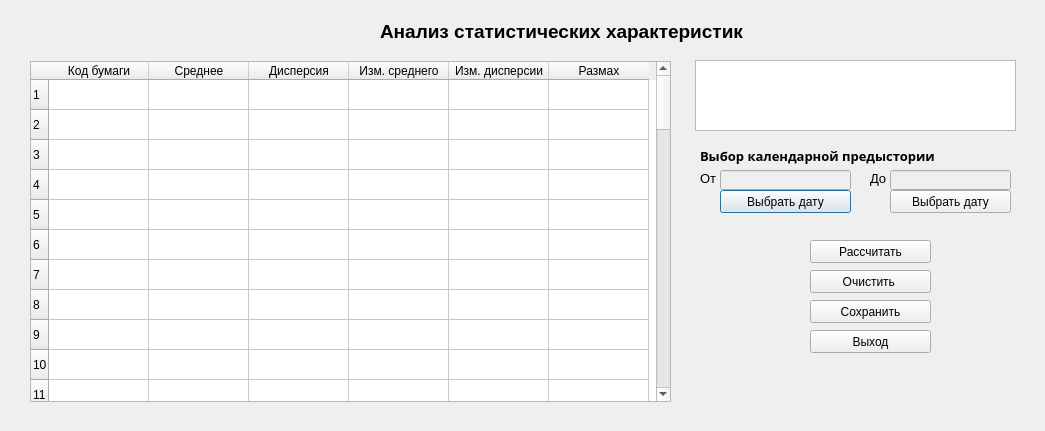
<?xml version="1.0" encoding="UTF-8"?>
<ui version="4.0">
 <class>AnalysisDialog</class>
 <widget class="QDialog" name="AnalysisDialog">
  <property name="geometry">
   <rect>
    <x>0</x>
    <y>0</y>
    <width>1045</width>
    <height>431</height>
   </rect>
  </property>
  <property name="windowTitle">
   <string>Анализ статистических характеристик</string>
  </property>
  <property name="windowIcon">
   <iconset>
    <normaloff>image/dollar.png</normaloff>image/dollar.png</iconset>
  </property>
  <widget class="QLabel" name="label">
   <property name="geometry">
    <rect>
     <x>380</x>
     <y>20</y>
     <width>391</width>
     <height>23</height>
    </rect>
   </property>
   <property name="font">
    <font>
     <family>MS Shell Dlg 2</family>
     <pointsize>14</pointsize>
     <weight>75</weight>
     <italic>false</italic>
     <bold>true</bold>
    </font>
   </property>
   <property name="text">
    <string>Анализ статистических характеристик</string>
   </property>
  </widget>
  <widget class="QPushButton" name="date_button_from">
   <property name="geometry">
    <rect>
     <x>720</x>
     <y>190</y>
     <width>131</width>
     <height>23</height>
    </rect>
   </property>
   <property name="text">
    <string>Выбрать дату</string>
   </property>
  </widget>
  <widget class="QPushButton" name="date_button_to">
   <property name="geometry">
    <rect>
     <x>890</x>
     <y>190</y>
     <width>121</width>
     <height>23</height>
    </rect>
   </property>
   <property name="text">
    <string>Выбрать дату</string>
   </property>
  </widget>
  <widget class="QLineEdit" name="line_date_start">
   <property name="enabled">
    <bool>false</bool>
   </property>
   <property name="geometry">
    <rect>
     <x>720</x>
     <y>170</y>
     <width>131</width>
     <height>20</height>
    </rect>
   </property>
  </widget>
  <widget class="QLineEdit" name="line_date_end">
   <property name="enabled">
    <bool>false</bool>
   </property>
   <property name="geometry">
    <rect>
     <x>890</x>
     <y>170</y>
     <width>121</width>
     <height>20</height>
    </rect>
   </property>
  </widget>
  <widget class="QPushButton" name="calc_button">
   <property name="geometry">
    <rect>
     <x>810</x>
     <y>240</y>
     <width>121</width>
     <height>23</height>
    </rect>
   </property>
   <property name="text">
    <string>Рассчитать</string>
   </property>
  </widget>
  <widget class="QLabel" name="label_2">
   <property name="geometry">
    <rect>
     <x>700</x>
     <y>170</y>
     <width>21</width>
     <height>16</height>
    </rect>
   </property>
   <property name="font">
    <font>
     <pointsize>10</pointsize>
    </font>
   </property>
   <property name="text">
    <string>От</string>
   </property>
  </widget>
  <widget class="QLabel" name="label_3">
   <property name="geometry">
    <rect>
     <x>870</x>
     <y>170</y>
     <width>21</width>
     <height>16</height>
    </rect>
   </property>
   <property name="font">
    <font>
     <pointsize>10</pointsize>
    </font>
   </property>
   <property name="text">
    <string>До</string>
   </property>
  </widget>
  <widget class="QTableWidget" name="tableWidget">
   <property name="geometry">
    <rect>
     <x>30</x>
     <y>61</y>
     <width>641</width>
     <height>341</height>
    </rect>
   </property>
   <row>
    <property name="text">
     <string>1</string>
    </property>
   </row>
   <row>
    <property name="text">
     <string>2</string>
    </property>
   </row>
   <row>
    <property name="text">
     <string>3</string>
    </property>
   </row>
   <row>
    <property name="text">
     <string>4</string>
    </property>
   </row>
   <row>
    <property name="text">
     <string>5</string>
    </property>
   </row>
   <row>
    <property name="text">
     <string>6</string>
    </property>
   </row>
   <row>
    <property name="text">
     <string>7</string>
    </property>
   </row>
   <row>
    <property name="text">
     <string>8</string>
    </property>
   </row>
   <row>
    <property name="text">
     <string>9</string>
    </property>
   </row>
   <row>
    <property name="text">
     <string>10</string>
    </property>
   </row>
   <row>
    <property name="text">
     <string>11</string>
    </property>
   </row>
   <row>
    <property name="text">
     <string>12</string>
    </property>
   </row>
   <row>
    <property name="text">
     <string>13</string>
    </property>
   </row>
   <row>
    <property name="text">
     <string>14</string>
    </property>
   </row>
   <row>
    <property name="text">
     <string>15</string>
    </property>
   </row>
   <row>
    <property name="text">
     <string>16</string>
    </property>
   </row>
   <row>
    <property name="text">
     <string>17</string>
    </property>
   </row>
   <row>
    <property name="text">
     <string>18</string>
    </property>
   </row>
   <row>
    <property name="text">
     <string>19</string>
    </property>
   </row>
   <row>
    <property name="text">
     <string>20</string>
    </property>
   </row>
   <row>
    <property name="text">
     <string>21</string>
    </property>
   </row>
   <row>
    <property name="text">
     <string>22</string>
    </property>
   </row>
   <row>
    <property name="text">
     <string>23</string>
    </property>
   </row>
   <row>
    <property name="text">
     <string>24</string>
    </property>
   </row>
   <row>
    <property name="text">
     <string>25</string>
    </property>
   </row>
   <row>
    <property name="text">
     <string>26</string>
    </property>
   </row>
   <row>
    <property name="text">
     <string>27</string>
    </property>
   </row>
   <row>
    <property name="text">
     <string>28</string>
    </property>
   </row>
   <row>
    <property name="text">
     <string>29</string>
    </property>
   </row>
   <row>
    <property name="text">
     <string>30</string>
    </property>
   </row>
   <row>
    <property name="text">
     <string>31</string>
    </property>
   </row>
   <row>
    <property name="text">
     <string>32</string>
    </property>
   </row>
   <row>
    <property name="text">
     <string>33</string>
    </property>
   </row>
   <row>
    <property name="text">
     <string>34</string>
    </property>
   </row>
   <row>
    <property name="text">
     <string>35</string>
    </property>
   </row>
   <row>
    <property name="text">
     <string>36</string>
    </property>
   </row>
   <row>
    <property name="text">
     <string>37</string>
    </property>
   </row>
   <row>
    <property name="text">
     <string>38</string>
    </property>
   </row>
   <row>
    <property name="text">
     <string>39</string>
    </property>
   </row>
   <row>
    <property name="text">
     <string>40</string>
    </property>
   </row>
   <row>
    <property name="text">
     <string>41</string>
    </property>
   </row>
   <row>
    <property name="text">
     <string>42</string>
    </property>
   </row>
   <row>
    <property name="text">
     <string>43</string>
    </property>
   </row>
   <row>
    <property name="text">
     <string>44</string>
    </property>
   </row>
   <row>
    <property name="text">
     <string>45</string>
    </property>
   </row>
   <row>
    <property name="text">
     <string>46</string>
    </property>
   </row>
   <row>
    <property name="text">
     <string>47</string>
    </property>
   </row>
   <row>
    <property name="text">
     <string>48</string>
    </property>
   </row>
   <row>
    <property name="text">
     <string>50</string>
    </property>
   </row>
   <row>
    <property name="text">
     <string>51</string>
    </property>
   </row>
   <row>
    <property name="text">
     <string>52</string>
    </property>
   </row>
   <row>
    <property name="text">
     <string>53</string>
    </property>
   </row>
   <row>
    <property name="text">
     <string>54</string>
    </property>
   </row>
   <row>
    <property name="text">
     <string>55</string>
    </property>
   </row>
   <row>
    <property name="text">
     <string>56</string>
    </property>
   </row>
   <row>
    <property name="text">
     <string>57</string>
    </property>
   </row>
   <row>
    <property name="text">
     <string>58</string>
    </property>
   </row>
   <row>
    <property name="text">
     <string>60</string>
    </property>
   </row>
   <column>
    <property name="text">
     <string>Код бумаги</string>
    </property>
   </column>
   <column>
    <property name="text">
     <string>Среднее</string>
    </property>
   </column>
   <column>
    <property name="text">
     <string>Дисперсия</string>
    </property>
   </column>
   <column>
    <property name="text">
     <string>Изм. среднего</string>
    </property>
   </column>
   <column>
    <property name="text">
     <string>Изм. дисперсии</string>
    </property>
   </column>
   <column>
    <property name="text">
     <string>Размах</string>
    </property>
   </column>
   <item row="0" column="0">
    <property name="text">
     <string/>
    </property>
   </item>
   <item row="0" column="1">
    <property name="text">
     <string/>
    </property>
   </item>
   <item row="0" column="2">
    <property name="text">
     <string/>
    </property>
   </item>
   <item row="0" column="3">
    <property name="text">
     <string/>
    </property>
   </item>
   <item row="0" column="4">
    <property name="text">
     <string/>
    </property>
   </item>
   <item row="0" column="5">
    <property name="text">
     <string/>
    </property>
   </item>
   <item row="1" column="0">
    <property name="text">
     <string/>
    </property>
   </item>
   <item row="1" column="1">
    <property name="text">
     <string/>
    </property>
   </item>
   <item row="1" column="2">
    <property name="text">
     <string/>
    </property>
   </item>
   <item row="1" column="3">
    <property name="text">
     <string/>
    </property>
   </item>
   <item row="1" column="4">
    <property name="text">
     <string/>
    </property>
   </item>
   <item row="1" column="5">
    <property name="text">
     <string/>
    </property>
   </item>
   <item row="2" column="0">
    <property name="text">
     <string/>
    </property>
   </item>
   <item row="2" column="1">
    <property name="text">
     <string/>
    </property>
   </item>
   <item row="2" column="2">
    <property name="text">
     <string/>
    </property>
   </item>
   <item row="2" column="3">
    <property name="text">
     <string/>
    </property>
   </item>
   <item row="2" column="4">
    <property name="text">
     <string/>
    </property>
   </item>
   <item row="2" column="5">
    <property name="text">
     <string/>
    </property>
   </item>
   <item row="3" column="0">
    <property name="text">
     <string/>
    </property>
   </item>
   <item row="3" column="1">
    <property name="text">
     <string/>
    </property>
   </item>
   <item row="3" column="2">
    <property name="text">
     <string/>
    </property>
   </item>
   <item row="3" column="3">
    <property name="text">
     <string/>
    </property>
   </item>
   <item row="3" column="4">
    <property name="text">
     <string/>
    </property>
   </item>
   <item row="3" column="5">
    <property name="text">
     <string/>
    </property>
   </item>
   <item row="4" column="0">
    <property name="text">
     <string/>
    </property>
   </item>
   <item row="4" column="1">
    <property name="text">
     <string/>
    </property>
   </item>
   <item row="4" column="2">
    <property name="text">
     <string/>
    </property>
   </item>
   <item row="4" column="3">
    <property name="text">
     <string/>
    </property>
   </item>
   <item row="4" column="4">
    <property name="text">
     <string/>
    </property>
   </item>
   <item row="4" column="5">
    <property name="text">
     <string/>
    </property>
   </item>
   <item row="5" column="0">
    <property name="text">
     <string/>
    </property>
   </item>
   <item row="5" column="1">
    <property name="text">
     <string/>
    </property>
   </item>
   <item row="5" column="2">
    <property name="text">
     <string/>
    </property>
   </item>
   <item row="5" column="3">
    <property name="text">
     <string/>
    </property>
   </item>
   <item row="5" column="4">
    <property name="text">
     <string/>
    </property>
   </item>
   <item row="5" column="5">
    <property name="text">
     <string/>
    </property>
   </item>
   <item row="6" column="0">
    <property name="text">
     <string/>
    </property>
   </item>
   <item row="6" column="1">
    <property name="text">
     <string/>
    </property>
   </item>
   <item row="6" column="2">
    <property name="text">
     <string/>
    </property>
   </item>
   <item row="6" column="3">
    <property name="text">
     <string/>
    </property>
   </item>
   <item row="6" column="4">
    <property name="text">
     <string/>
    </property>
   </item>
   <item row="6" column="5">
    <property name="text">
     <string/>
    </property>
   </item>
   <item row="7" column="0">
    <property name="text">
     <string/>
    </property>
   </item>
   <item row="7" column="1">
    <property name="text">
     <string/>
    </property>
   </item>
   <item row="7" column="2">
    <property name="text">
     <string/>
    </property>
   </item>
   <item row="7" column="3">
    <property name="text">
     <string/>
    </property>
   </item>
   <item row="7" column="4">
    <property name="text">
     <string/>
    </property>
   </item>
   <item row="7" column="5">
    <property name="text">
     <string/>
    </property>
   </item>
   <item row="8" column="0">
    <property name="text">
     <string/>
    </property>
   </item>
   <item row="8" column="1">
    <property name="text">
     <string/>
    </property>
   </item>
   <item row="8" column="2">
    <property name="text">
     <string/>
    </property>
   </item>
   <item row="8" column="3">
    <property name="text">
     <string/>
    </property>
   </item>
   <item row="8" column="4">
    <property name="text">
     <string/>
    </property>
   </item>
   <item row="8" column="5">
    <property name="text">
     <string/>
    </property>
   </item>
   <item row="9" column="0">
    <property name="text">
     <string/>
    </property>
   </item>
   <item row="9" column="1">
    <property name="text">
     <string/>
    </property>
   </item>
   <item row="9" column="2">
    <property name="text">
     <string/>
    </property>
   </item>
   <item row="9" column="3">
    <property name="text">
     <string/>
    </property>
   </item>
   <item row="9" column="4">
    <property name="text">
     <string/>
    </property>
   </item>
   <item row="9" column="5">
    <property name="text">
     <string/>
    </property>
   </item>
   <item row="10" column="0">
    <property name="text">
     <string/>
    </property>
   </item>
   <item row="10" column="1">
    <property name="text">
     <string/>
    </property>
   </item>
   <item row="10" column="2">
    <property name="text">
     <string/>
    </property>
   </item>
   <item row="10" column="3">
    <property name="text">
     <string/>
    </property>
   </item>
   <item row="10" column="4">
    <property name="text">
     <string/>
    </property>
   </item>
   <item row="10" column="5">
    <property name="text">
     <string/>
    </property>
   </item>
   <item row="11" column="0">
    <property name="text">
     <string/>
    </property>
   </item>
   <item row="11" column="1">
    <property name="text">
     <string/>
    </property>
   </item>
   <item row="11" column="2">
    <property name="text">
     <string/>
    </property>
   </item>
   <item row="11" column="3">
    <property name="text">
     <string/>
    </property>
   </item>
   <item row="11" column="4">
    <property name="text">
     <string/>
    </property>
   </item>
   <item row="11" column="5">
    <property name="text">
     <string/>
    </property>
   </item>
   <item row="12" column="0">
    <property name="text">
     <string/>
    </property>
   </item>
   <item row="12" column="1">
    <property name="text">
     <string/>
    </property>
   </item>
   <item row="12" column="2">
    <property name="text">
     <string/>
    </property>
   </item>
   <item row="12" column="3">
    <property name="text">
     <string/>
    </property>
   </item>
   <item row="12" column="4">
    <property name="text">
     <string/>
    </property>
   </item>
   <item row="12" column="5">
    <property name="text">
     <string/>
    </property>
   </item>
   <item row="13" column="0">
    <property name="text">
     <string/>
    </property>
   </item>
   <item row="13" column="1">
    <property name="text">
     <string/>
    </property>
   </item>
   <item row="13" column="2">
    <property name="text">
     <string/>
    </property>
   </item>
   <item row="13" column="3">
    <property name="text">
     <string/>
    </property>
   </item>
   <item row="13" column="4">
    <property name="text">
     <string/>
    </property>
   </item>
   <item row="13" column="5">
    <property name="text">
     <string/>
    </property>
   </item>
   <item row="14" column="0">
    <property name="text">
     <string/>
    </property>
   </item>
   <item row="14" column="1">
    <property name="text">
     <string/>
    </property>
   </item>
   <item row="14" column="2">
    <property name="text">
     <string/>
    </property>
   </item>
   <item row="14" column="3">
    <property name="text">
     <string/>
    </property>
   </item>
   <item row="14" column="4">
    <property name="text">
     <string/>
    </property>
   </item>
   <item row="14" column="5">
    <property name="text">
     <string/>
    </property>
   </item>
   <item row="15" column="0">
    <property name="text">
     <string/>
    </property>
   </item>
   <item row="15" column="1">
    <property name="text">
     <string/>
    </property>
   </item>
   <item row="15" column="2">
    <property name="text">
     <string/>
    </property>
   </item>
   <item row="15" column="3">
    <property name="text">
     <string/>
    </property>
   </item>
   <item row="15" column="4">
    <property name="text">
     <string/>
    </property>
   </item>
   <item row="15" column="5">
    <property name="text">
     <string/>
    </property>
   </item>
   <item row="16" column="0">
    <property name="text">
     <string/>
    </property>
   </item>
   <item row="16" column="1">
    <property name="text">
     <string/>
    </property>
   </item>
   <item row="16" column="2">
    <property name="text">
     <string/>
    </property>
   </item>
   <item row="16" column="3">
    <property name="text">
     <string/>
    </property>
   </item>
   <item row="16" column="4">
    <property name="text">
     <string/>
    </property>
   </item>
   <item row="16" column="5">
    <property name="text">
     <string/>
    </property>
   </item>
   <item row="17" column="0">
    <property name="text">
     <string/>
    </property>
   </item>
   <item row="17" column="1">
    <property name="text">
     <string/>
    </property>
   </item>
   <item row="17" column="2">
    <property name="text">
     <string/>
    </property>
   </item>
   <item row="17" column="3">
    <property name="text">
     <string/>
    </property>
   </item>
   <item row="17" column="4">
    <property name="text">
     <string/>
    </property>
   </item>
   <item row="17" column="5">
    <property name="text">
     <string/>
    </property>
   </item>
   <item row="18" column="0">
    <property name="text">
     <string/>
    </property>
   </item>
   <item row="18" column="1">
    <property name="text">
     <string/>
    </property>
   </item>
   <item row="18" column="2">
    <property name="text">
     <string/>
    </property>
   </item>
   <item row="18" column="3">
    <property name="text">
     <string/>
    </property>
   </item>
   <item row="18" column="4">
    <property name="text">
     <string/>
    </property>
   </item>
   <item row="18" column="5">
    <property name="text">
     <string/>
    </property>
   </item>
   <item row="19" column="0">
    <property name="text">
     <string/>
    </property>
   </item>
   <item row="19" column="1">
    <property name="text">
     <string/>
    </property>
   </item>
   <item row="19" column="2">
    <property name="text">
     <string/>
    </property>
   </item>
   <item row="19" column="3">
    <property name="text">
     <string/>
    </property>
   </item>
   <item row="19" column="4">
    <property name="text">
     <string/>
    </property>
   </item>
   <item row="19" column="5">
    <property name="text">
     <string/>
    </property>
   </item>
   <item row="20" column="0">
    <property name="text">
     <string/>
    </property>
   </item>
   <item row="20" column="1">
    <property name="text">
     <string/>
    </property>
   </item>
   <item row="20" column="2">
    <property name="text">
     <string/>
    </property>
   </item>
   <item row="20" column="3">
    <property name="text">
     <string/>
    </property>
   </item>
   <item row="20" column="4">
    <property name="text">
     <string/>
    </property>
   </item>
   <item row="20" column="5">
    <property name="text">
     <string/>
    </property>
   </item>
   <item row="21" column="0">
    <property name="text">
     <string/>
    </property>
   </item>
   <item row="21" column="1">
    <property name="text">
     <string/>
    </property>
   </item>
   <item row="21" column="2">
    <property name="text">
     <string/>
    </property>
   </item>
   <item row="21" column="3">
    <property name="text">
     <string/>
    </property>
   </item>
   <item row="21" column="4">
    <property name="text">
     <string/>
    </property>
   </item>
   <item row="21" column="5">
    <property name="text">
     <string/>
    </property>
   </item>
   <item row="22" column="0">
    <property name="text">
     <string/>
    </property>
   </item>
   <item row="22" column="1">
    <property name="text">
     <string/>
    </property>
   </item>
   <item row="22" column="2">
    <property name="text">
     <string/>
    </property>
   </item>
   <item row="22" column="3">
    <property name="text">
     <string/>
    </property>
   </item>
   <item row="22" column="4">
    <property name="text">
     <string/>
    </property>
   </item>
   <item row="22" column="5">
    <property name="text">
     <string/>
    </property>
   </item>
   <item row="23" column="0">
    <property name="text">
     <string/>
    </property>
   </item>
   <item row="23" column="1">
    <property name="text">
     <string/>
    </property>
   </item>
   <item row="23" column="2">
    <property name="text">
     <string/>
    </property>
   </item>
   <item row="23" column="3">
    <property name="text">
     <string/>
    </property>
   </item>
   <item row="23" column="4">
    <property name="text">
     <string/>
    </property>
   </item>
   <item row="23" column="5">
    <property name="text">
     <string/>
    </property>
   </item>
   <item row="24" column="0">
    <property name="text">
     <string/>
    </property>
   </item>
   <item row="24" column="1">
    <property name="text">
     <string/>
    </property>
   </item>
   <item row="24" column="2">
    <property name="text">
     <string/>
    </property>
   </item>
   <item row="24" column="3">
    <property name="text">
     <string/>
    </property>
   </item>
   <item row="24" column="4">
    <property name="text">
     <string/>
    </property>
   </item>
   <item row="24" column="5">
    <property name="text">
     <string/>
    </property>
   </item>
   <item row="25" column="0">
    <property name="text">
     <string/>
    </property>
   </item>
   <item row="25" column="1">
    <property name="text">
     <string/>
    </property>
   </item>
   <item row="25" column="2">
    <property name="text">
     <string/>
    </property>
   </item>
   <item row="25" column="3">
    <property name="text">
     <string/>
    </property>
   </item>
   <item row="25" column="4">
    <property name="text">
     <string/>
    </property>
   </item>
   <item row="25" column="5">
    <property name="text">
     <string/>
    </property>
   </item>
   <item row="26" column="0">
    <property name="text">
     <string/>
    </property>
   </item>
   <item row="26" column="1">
    <property name="text">
     <string/>
    </property>
   </item>
   <item row="26" column="2">
    <property name="text">
     <string/>
    </property>
   </item>
   <item row="26" column="3">
    <property name="text">
     <string/>
    </property>
   </item>
   <item row="26" column="4">
    <property name="text">
     <string/>
    </property>
   </item>
   <item row="26" column="5">
    <property name="text">
     <string/>
    </property>
   </item>
   <item row="27" column="0">
    <property name="text">
     <string/>
    </property>
   </item>
   <item row="27" column="1">
    <property name="text">
     <string/>
    </property>
   </item>
   <item row="27" column="2">
    <property name="text">
     <string/>
    </property>
   </item>
   <item row="27" column="3">
    <property name="text">
     <string/>
    </property>
   </item>
   <item row="27" column="4">
    <property name="text">
     <string/>
    </property>
   </item>
   <item row="27" column="5">
    <property name="text">
     <string/>
    </property>
   </item>
   <item row="28" column="0">
    <property name="text">
     <string/>
    </property>
   </item>
   <item row="28" column="1">
    <property name="text">
     <string/>
    </property>
   </item>
   <item row="28" column="2">
    <property name="text">
     <string/>
    </property>
   </item>
   <item row="28" column="3">
    <property name="text">
     <string/>
    </property>
   </item>
   <item row="28" column="4">
    <property name="text">
     <string/>
    </property>
   </item>
   <item row="28" column="5">
    <property name="text">
     <string/>
    </property>
   </item>
   <item row="29" column="0">
    <property name="text">
     <string/>
    </property>
   </item>
   <item row="29" column="1">
    <property name="text">
     <string/>
    </property>
   </item>
   <item row="29" column="2">
    <property name="text">
     <string/>
    </property>
   </item>
   <item row="29" column="3">
    <property name="text">
     <string/>
    </property>
   </item>
   <item row="29" column="4">
    <property name="text">
     <string/>
    </property>
   </item>
   <item row="29" column="5">
    <property name="text">
     <string/>
    </property>
   </item>
   <item row="30" column="0">
    <property name="text">
     <string/>
    </property>
   </item>
   <item row="30" column="1">
    <property name="text">
     <string/>
    </property>
   </item>
   <item row="30" column="2">
    <property name="text">
     <string/>
    </property>
   </item>
   <item row="30" column="3">
    <property name="text">
     <string/>
    </property>
   </item>
   <item row="30" column="4">
    <property name="text">
     <string/>
    </property>
   </item>
   <item row="30" column="5">
    <property name="text">
     <string/>
    </property>
   </item>
   <item row="31" column="0">
    <property name="text">
     <string/>
    </property>
   </item>
   <item row="31" column="1">
    <property name="text">
     <string/>
    </property>
   </item>
   <item row="31" column="2">
    <property name="text">
     <string/>
    </property>
   </item>
   <item row="31" column="3">
    <property name="text">
     <string/>
    </property>
   </item>
   <item row="31" column="4">
    <property name="text">
     <string/>
    </property>
   </item>
   <item row="31" column="5">
    <property name="text">
     <string/>
    </property>
   </item>
   <item row="32" column="0">
    <property name="text">
     <string/>
    </property>
   </item>
   <item row="32" column="1">
    <property name="text">
     <string/>
    </property>
   </item>
   <item row="32" column="2">
    <property name="text">
     <string/>
    </property>
   </item>
   <item row="32" column="3">
    <property name="text">
     <string/>
    </property>
   </item>
   <item row="32" column="4">
    <property name="text">
     <string/>
    </property>
   </item>
   <item row="32" column="5">
    <property name="text">
     <string/>
    </property>
   </item>
   <item row="33" column="0">
    <property name="text">
     <string/>
    </property>
   </item>
   <item row="33" column="1">
    <property name="text">
     <string/>
    </property>
   </item>
   <item row="33" column="2">
    <property name="text">
     <string/>
    </property>
   </item>
   <item row="33" column="3">
    <property name="text">
     <string/>
    </property>
   </item>
   <item row="33" column="4">
    <property name="text">
     <string/>
    </property>
   </item>
   <item row="33" column="5">
    <property name="text">
     <string/>
    </property>
   </item>
   <item row="34" column="0">
    <property name="text">
     <string/>
    </property>
   </item>
   <item row="34" column="1">
    <property name="text">
     <string/>
    </property>
   </item>
   <item row="34" column="2">
    <property name="text">
     <string/>
    </property>
   </item>
   <item row="34" column="3">
    <property name="text">
     <string/>
    </property>
   </item>
   <item row="34" column="4">
    <property name="text">
     <string/>
    </property>
   </item>
   <item row="34" column="5">
    <property name="text">
     <string/>
    </property>
   </item>
   <item row="35" column="0">
    <property name="text">
     <string/>
    </property>
   </item>
   <item row="35" column="1">
    <property name="text">
     <string/>
    </property>
   </item>
   <item row="35" column="2">
    <property name="text">
     <string/>
    </property>
   </item>
   <item row="35" column="3">
    <property name="text">
     <string/>
    </property>
   </item>
   <item row="35" column="4">
    <property name="text">
     <string/>
    </property>
   </item>
   <item row="35" column="5">
    <property name="text">
     <string/>
    </property>
   </item>
   <item row="36" column="0">
    <property name="text">
     <string/>
    </property>
   </item>
   <item row="36" column="1">
    <property name="text">
     <string/>
    </property>
   </item>
   <item row="36" column="2">
    <property name="text">
     <string/>
    </property>
   </item>
   <item row="36" column="3">
    <property name="text">
     <string/>
    </property>
   </item>
   <item row="36" column="4">
    <property name="text">
     <string/>
    </property>
   </item>
   <item row="36" column="5">
    <property name="text">
     <string/>
    </property>
   </item>
   <item row="37" column="0">
    <property name="text">
     <string/>
    </property>
   </item>
   <item row="37" column="1">
    <property name="text">
     <string/>
    </property>
   </item>
   <item row="37" column="2">
    <property name="text">
     <string/>
    </property>
   </item>
   <item row="37" column="3">
    <property name="text">
     <string/>
    </property>
   </item>
   <item row="37" column="4">
    <property name="text">
     <string/>
    </property>
   </item>
   <item row="37" column="5">
    <property name="text">
     <string/>
    </property>
   </item>
   <item row="38" column="0">
    <property name="text">
     <string/>
    </property>
   </item>
   <item row="38" column="1">
    <property name="text">
     <string/>
    </property>
   </item>
   <item row="38" column="2">
    <property name="text">
     <string/>
    </property>
   </item>
   <item row="38" column="3">
    <property name="text">
     <string/>
    </property>
   </item>
   <item row="38" column="4">
    <property name="text">
     <string/>
    </property>
   </item>
   <item row="38" column="5">
    <property name="text">
     <string/>
    </property>
   </item>
   <item row="39" column="0">
    <property name="text">
     <string/>
    </property>
   </item>
   <item row="39" column="1">
    <property name="text">
     <string/>
    </property>
   </item>
   <item row="39" column="2">
    <property name="text">
     <string/>
    </property>
   </item>
   <item row="39" column="3">
    <property name="text">
     <string/>
    </property>
   </item>
   <item row="39" column="4">
    <property name="text">
     <string/>
    </property>
   </item>
   <item row="39" column="5">
    <property name="text">
     <string/>
    </property>
   </item>
   <item row="40" column="0">
    <property name="text">
     <string/>
    </property>
   </item>
   <item row="40" column="1">
    <property name="text">
     <string/>
    </property>
   </item>
   <item row="40" column="2">
    <property name="text">
     <string/>
    </property>
   </item>
   <item row="40" column="3">
    <property name="text">
     <string/>
    </property>
   </item>
   <item row="40" column="4">
    <property name="text">
     <string/>
    </property>
   </item>
   <item row="40" column="5">
    <property name="text">
     <string/>
    </property>
   </item>
   <item row="41" column="0">
    <property name="text">
     <string/>
    </property>
   </item>
   <item row="41" column="1">
    <property name="text">
     <string/>
    </property>
   </item>
   <item row="41" column="2">
    <property name="text">
     <string/>
    </property>
   </item>
   <item row="41" column="3">
    <property name="text">
     <string/>
    </property>
   </item>
   <item row="41" column="4">
    <property name="text">
     <string/>
    </property>
   </item>
   <item row="41" column="5">
    <property name="text">
     <string/>
    </property>
   </item>
   <item row="42" column="0">
    <property name="text">
     <string/>
    </property>
   </item>
   <item row="42" column="1">
    <property name="text">
     <string/>
    </property>
   </item>
   <item row="42" column="2">
    <property name="text">
     <string/>
    </property>
   </item>
   <item row="42" column="3">
    <property name="text">
     <string/>
    </property>
   </item>
   <item row="42" column="4">
    <property name="text">
     <string/>
    </property>
   </item>
   <item row="42" column="5">
    <property name="text">
     <string/>
    </property>
   </item>
   <item row="43" column="0">
    <property name="text">
     <string/>
    </property>
   </item>
   <item row="43" column="1">
    <property name="text">
     <string/>
    </property>
   </item>
   <item row="43" column="2">
    <property name="text">
     <string/>
    </property>
   </item>
   <item row="43" column="3">
    <property name="text">
     <string/>
    </property>
   </item>
   <item row="43" column="4">
    <property name="text">
     <string/>
    </property>
   </item>
   <item row="43" column="5">
    <property name="text">
     <string/>
    </property>
   </item>
   <item row="44" column="0">
    <property name="text">
     <string/>
    </property>
   </item>
   <item row="44" column="1">
    <property name="text">
     <string/>
    </property>
   </item>
   <item row="44" column="2">
    <property name="text">
     <string/>
    </property>
   </item>
   <item row="44" column="3">
    <property name="text">
     <string/>
    </property>
   </item>
   <item row="44" column="4">
    <property name="text">
     <string/>
    </property>
   </item>
   <item row="44" column="5">
    <property name="text">
     <string/>
    </property>
   </item>
   <item row="45" column="0">
    <property name="text">
     <string/>
    </property>
   </item>
   <item row="45" column="1">
    <property name="text">
     <string/>
    </property>
   </item>
   <item row="45" column="2">
    <property name="text">
     <string/>
    </property>
   </item>
   <item row="45" column="3">
    <property name="text">
     <string/>
    </property>
   </item>
   <item row="45" column="4">
    <property name="text">
     <string/>
    </property>
   </item>
   <item row="45" column="5">
    <property name="text">
     <string/>
    </property>
   </item>
   <item row="46" column="0">
    <property name="text">
     <string/>
    </property>
   </item>
   <item row="46" column="1">
    <property name="text">
     <string/>
    </property>
   </item>
   <item row="46" column="2">
    <property name="text">
     <string/>
    </property>
   </item>
   <item row="46" column="3">
    <property name="text">
     <string/>
    </property>
   </item>
   <item row="46" column="4">
    <property name="text">
     <string/>
    </property>
   </item>
   <item row="46" column="5">
    <property name="text">
     <string/>
    </property>
   </item>
   <item row="47" column="0">
    <property name="text">
     <string/>
    </property>
   </item>
   <item row="47" column="1">
    <property name="text">
     <string/>
    </property>
   </item>
   <item row="47" column="2">
    <property name="text">
     <string/>
    </property>
   </item>
   <item row="47" column="3">
    <property name="text">
     <string/>
    </property>
   </item>
   <item row="47" column="4">
    <property name="text">
     <string/>
    </property>
   </item>
   <item row="47" column="5">
    <property name="text">
     <string/>
    </property>
   </item>
   <item row="48" column="0">
    <property name="text">
     <string/>
    </property>
   </item>
   <item row="48" column="1">
    <property name="text">
     <string/>
    </property>
   </item>
   <item row="48" column="2">
    <property name="text">
     <string/>
    </property>
   </item>
   <item row="48" column="3">
    <property name="text">
     <string/>
    </property>
   </item>
   <item row="48" column="4">
    <property name="text">
     <string/>
    </property>
   </item>
   <item row="48" column="5">
    <property name="text">
     <string/>
    </property>
   </item>
   <item row="49" column="0">
    <property name="text">
     <string/>
    </property>
   </item>
   <item row="49" column="1">
    <property name="text">
     <string/>
    </property>
   </item>
   <item row="49" column="2">
    <property name="text">
     <string/>
    </property>
   </item>
   <item row="49" column="3">
    <property name="text">
     <string/>
    </property>
   </item>
   <item row="49" column="4">
    <property name="text">
     <string/>
    </property>
   </item>
   <item row="49" column="5">
    <property name="text">
     <string/>
    </property>
   </item>
   <item row="50" column="0">
    <property name="text">
     <string/>
    </property>
   </item>
   <item row="50" column="1">
    <property name="text">
     <string/>
    </property>
   </item>
   <item row="50" column="2">
    <property name="text">
     <string/>
    </property>
   </item>
   <item row="50" column="3">
    <property name="text">
     <string/>
    </property>
   </item>
   <item row="50" column="4">
    <property name="text">
     <string/>
    </property>
   </item>
   <item row="50" column="5">
    <property name="text">
     <string/>
    </property>
   </item>
   <item row="51" column="0">
    <property name="text">
     <string/>
    </property>
   </item>
   <item row="51" column="1">
    <property name="text">
     <string/>
    </property>
   </item>
   <item row="51" column="2">
    <property name="text">
     <string/>
    </property>
   </item>
   <item row="51" column="3">
    <property name="text">
     <string/>
    </property>
   </item>
   <item row="51" column="4">
    <property name="text">
     <string/>
    </property>
   </item>
   <item row="51" column="5">
    <property name="text">
     <string/>
    </property>
   </item>
   <item row="52" column="0">
    <property name="text">
     <string/>
    </property>
   </item>
   <item row="52" column="1">
    <property name="text">
     <string/>
    </property>
   </item>
   <item row="52" column="2">
    <property name="text">
     <string/>
    </property>
   </item>
   <item row="52" column="3">
    <property name="text">
     <string/>
    </property>
   </item>
   <item row="52" column="4">
    <property name="text">
     <string/>
    </property>
   </item>
   <item row="52" column="5">
    <property name="text">
     <string/>
    </property>
   </item>
   <item row="53" column="0">
    <property name="text">
     <string/>
    </property>
   </item>
   <item row="53" column="1">
    <property name="text">
     <string/>
    </property>
   </item>
   <item row="53" column="2">
    <property name="text">
     <string/>
    </property>
   </item>
   <item row="53" column="3">
    <property name="text">
     <string/>
    </property>
   </item>
   <item row="53" column="4">
    <property name="text">
     <string/>
    </property>
   </item>
   <item row="53" column="5">
    <property name="text">
     <string/>
    </property>
   </item>
   <item row="54" column="0">
    <property name="text">
     <string/>
    </property>
   </item>
   <item row="54" column="1">
    <property name="text">
     <string/>
    </property>
   </item>
   <item row="54" column="2">
    <property name="text">
     <string/>
    </property>
   </item>
   <item row="54" column="3">
    <property name="text">
     <string/>
    </property>
   </item>
   <item row="54" column="4">
    <property name="text">
     <string/>
    </property>
   </item>
   <item row="54" column="5">
    <property name="text">
     <string/>
    </property>
   </item>
   <item row="55" column="0">
    <property name="text">
     <string/>
    </property>
   </item>
   <item row="55" column="1">
    <property name="text">
     <string/>
    </property>
   </item>
   <item row="55" column="2">
    <property name="text">
     <string/>
    </property>
   </item>
   <item row="55" column="3">
    <property name="text">
     <string/>
    </property>
   </item>
   <item row="55" column="4">
    <property name="text">
     <string/>
    </property>
   </item>
   <item row="55" column="5">
    <property name="text">
     <string/>
    </property>
   </item>
   <item row="56" column="0">
    <property name="text">
     <string/>
    </property>
   </item>
   <item row="56" column="1">
    <property name="text">
     <string/>
    </property>
   </item>
   <item row="56" column="2">
    <property name="text">
     <string/>
    </property>
   </item>
   <item row="56" column="3">
    <property name="text">
     <string/>
    </property>
   </item>
   <item row="56" column="4">
    <property name="text">
     <string/>
    </property>
   </item>
   <item row="56" column="5">
    <property name="text">
     <string/>
    </property>
   </item>
   <item row="57" column="0">
    <property name="text">
     <string/>
    </property>
   </item>
   <item row="57" column="1">
    <property name="text">
     <string/>
    </property>
   </item>
   <item row="57" column="2">
    <property name="text">
     <string/>
    </property>
   </item>
   <item row="57" column="3">
    <property name="text">
     <string/>
    </property>
   </item>
   <item row="57" column="4">
    <property name="text">
     <string/>
    </property>
   </item>
   <item row="57" column="5">
    <property name="text">
     <string/>
    </property>
   </item>
  </widget>
  <widget class="QTextBrowser" name="textBrowser">
   <property name="geometry">
    <rect>
     <x>695</x>
     <y>60</y>
     <width>321</width>
     <height>71</height>
    </rect>
   </property>
  </widget>
  <widget class="QPushButton" name="clear_button">
   <property name="geometry">
    <rect>
     <x>810</x>
     <y>270</y>
     <width>121</width>
     <height>23</height>
    </rect>
   </property>
   <property name="text">
    <string>Очистить </string>
   </property>
  </widget>
  <widget class="QPushButton" name="exit_button">
   <property name="geometry">
    <rect>
     <x>810</x>
     <y>330</y>
     <width>121</width>
     <height>23</height>
    </rect>
   </property>
   <property name="text">
    <string>Выход</string>
   </property>
  </widget>
  <widget class="QLabel" name="label_5">
   <property name="geometry">
    <rect>
     <x>700</x>
     <y>140</y>
     <width>261</width>
     <height>31</height>
    </rect>
   </property>
   <property name="font">
    <font>
     <family>Myanmar Text</family>
     <pointsize>10</pointsize>
     <weight>75</weight>
     <bold>true</bold>
    </font>
   </property>
   <property name="text">
    <string>Выбор календарной предыстории</string>
   </property>
  </widget>
  <widget class="QPushButton" name="save_button">
   <property name="geometry">
    <rect>
     <x>810</x>
     <y>300</y>
     <width>121</width>
     <height>23</height>
    </rect>
   </property>
   <property name="text">
    <string>Сохранить</string>
   </property>
  </widget>
 </widget>
 <resources/>
 <connections/>
</ui>
